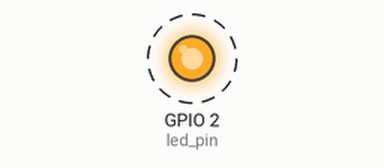
Recording of a sketch running on a simulated ESP32. On the bench: output pins drawn as LEDs (lit = HIGH). Dashed ring = blinking. WiFi joins after 1.5 s; servers stay silent unless stated; not simulated (calls return 0 or success): credentials.h.

Above: at 1.0 s.
Timing chart, 0 to 5.1 s (numbered marks = the images above):
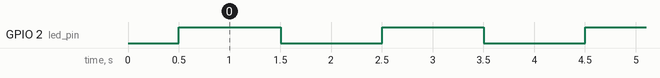

The sketch:

ESP32_OTA_ARDUINO_IDE_LED_BLINKING.ino
```cpp
#include <ArduinoOTA.h>
#include <WiFi.h>

#include "credentials.h"

const int led_pin = 2;

void setup() {
  pinMode(led_pin, OUTPUT);
  WiFi.begin(SSID, PASSWORD);
  if(WiFi.status() != WL_CONNECTED) {
    delay(500);
  }
  ArduinoOTA.begin();
}

void loop() {
  ArduinoOTA.handle();

  digitalWrite(led_pin, HIGH);
  delay(1000);
  digitalWrite(led_pin, LOW);
  delay(1000);
}
```

Measured:
- by itself, GPIO 2 (led_pin): alternates HIGH for 1.0 s and LOW for 1.0 s
